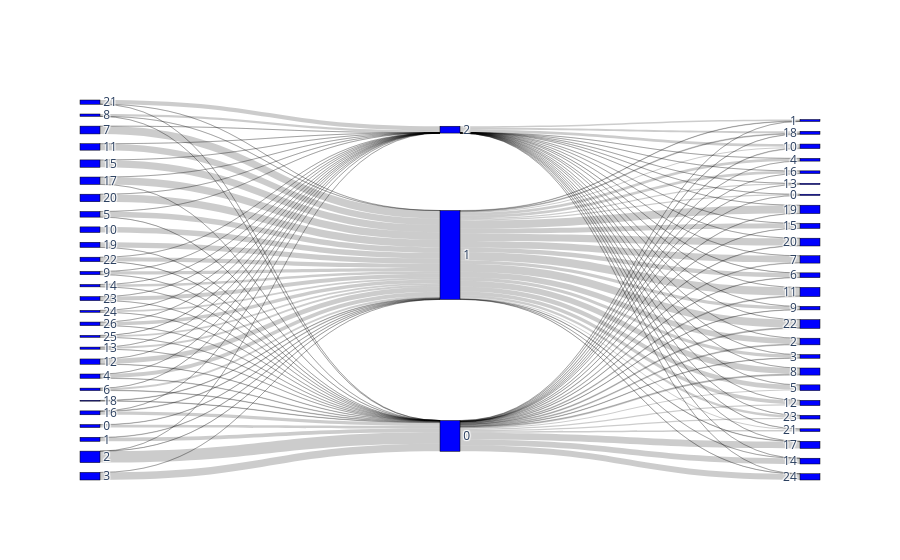

This figure's notebook cell:
### Code cell
fig

### Figure 1 — Plotly figure (JSON) as saved in the notebook; plotly's stock layout.template omitted (floating-point values rounded to 4 significant figures; data arrays with more than 128 entries replaced by an {"elided": "..."} marker saying what was removed)
{"data": [{"link": {"source": {"elided": "145 int values"}, "target": {"elided": "145 int values"}, "value": {"elided": "145 int values"}}, "node": {"color": "blue", "label": [0, 1, 2, 3, 4, 5, 6, 7, 8, 9, 10, 11, 12, 13, 14, 15, 16, 17, 18, 19, 20, 21, 22, 23, 24, 25, 26, 0, 1, 2, 0, 1, 2, 3, 4, 5, 6, 7, 8, 9, 10, 11, 12, 13, 14, 15, 16, 17, 18, 19, 20, 21, 22, 23, 24], "line": {"color": "black", "width": 0.5}, "pad": 15, "thickness": 20}, "type": "sankey"}], "layout": {}}
